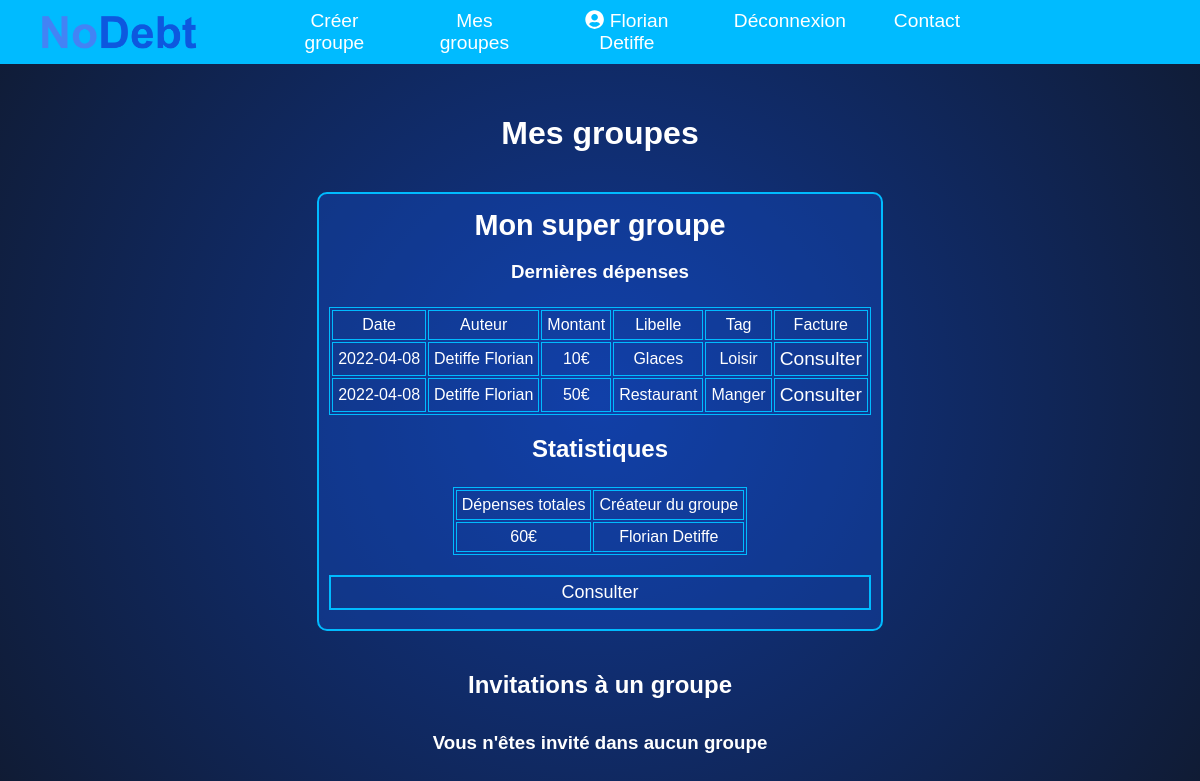
/myGroups.php (signed in), run on an earlier commit of the app's database.
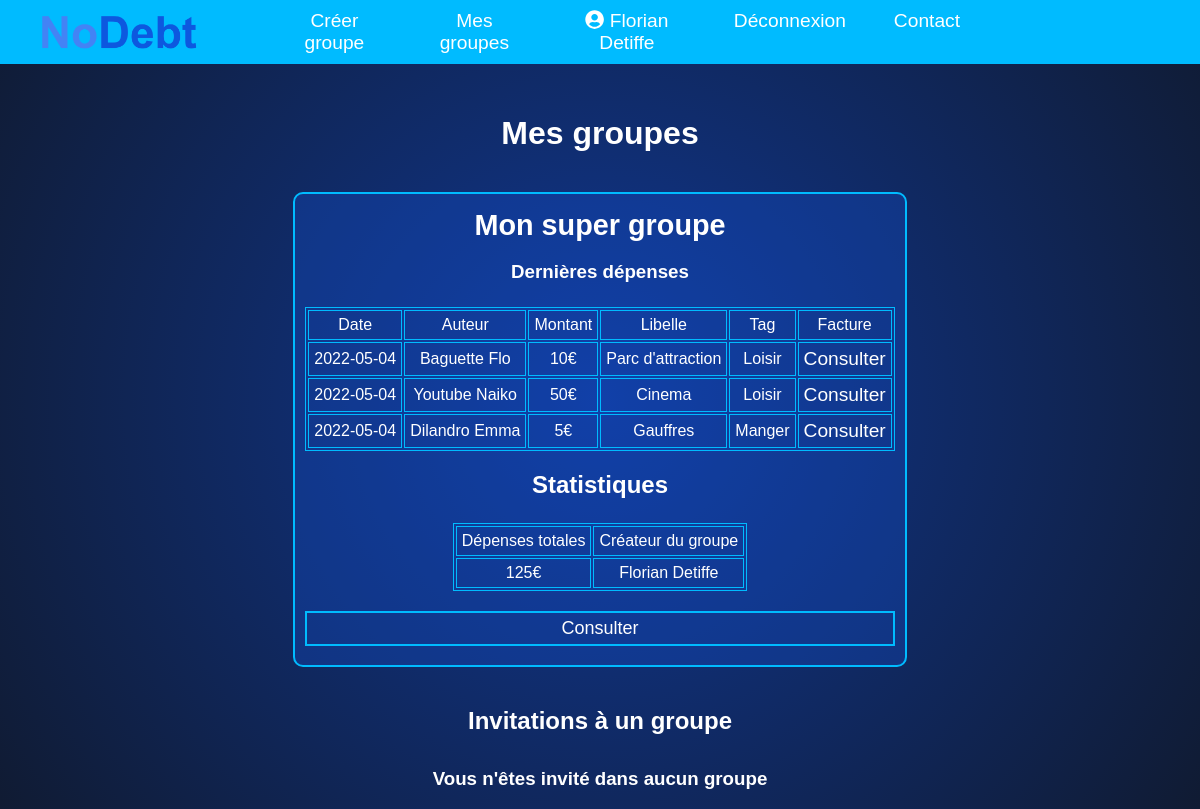
And on a later commit of the database.
### tables this page shows
CREATE TABLE `Participer` (
  `uid` int(11) NOT NULL,
  `gid` int(11) NOT NULL,
  `estConfirme` tinyint(1) DEFAULT NULL
);

CREATE TABLE `Groupe` (
  `gid` int(11) NOT NULL,
  `nom` text,
  `devise` varchar(20) DEFAULT NULL,
  `uid` int(11) DEFAULT NULL
);

CREATE TABLE `Depense` (
  `did` int(11) NOT NULL,
  `date` date DEFAULT NULL,
  `montant` int(11) DEFAULT NULL,
  `libelle` varchar(50) DEFAULT NULL,
  `gid` int(11) NOT NULL,
  `uid` int(11) NOT NULL,
  `tag` text
);

CREATE TABLE `Utilisateur` (
  `uid` int(11) NOT NULL,
  `courriel` varchar(256) NOT NULL,
  `nom` text,
  `prenom` text,
  `motPasse` text,
  `estActif` tinyint(1) DEFAULT NULL
);

### php/db_groupe.inc.php (called while the page is built, shortened)
<?php
class GroupeRepository {
    public function showGroups() {
        $result = null;
        try {
            $bdd = DBLink::connect2db(MYDB, $message);
            $result = $bdd->query("SELECT * FROM " . self::TABLE_NAME);
        } catch (Exception $e) {
            $message .= $e->getMessage() . '<br>';
        }
        return $result;
    }
}

### php/db_participe.inc.php (called while the page is built, shortened)
<?php
class ParticiperRepository {
    public function getParticipeByUserId($uid) {
        $result  = null;
        try {
            $bdd = DBLink::connect2db(MYDB, $message);
            $stmt = $bdd->prepare("SELECT * FROM ".self::TABLE_NAME." WHERE uid = :uid");
            $stmt->bindValue(':uid', $uid);
            if ($stmt->execute()){
                $result = $stmt->fetchAll(PDO::FETCH_CLASS, "Participer\Participer");
            }
        } catch(PDOException $e) {}
        return $result;
    }
}

### php/db_depense.inc.php (called while the page is built, shortened)
<?php
class DepenseRepository {
    public function getThreeLastDepenseByGid($gid) {
        $result  = null;
        try {
            $bdd = DBLink::connect2db(MYDB, $message);
            $stmt = $bdd->prepare("SELECT * FROM ".self::TABLE_NAME." WHERE gid = :gid ORDER BY date DESC LIMIT 3");
            $stmt->bindValue(':gid', $gid);
            if ($stmt->execute()){
                $result = $stmt->fetchAll(PDO::FETCH_CLASS, "Depense\Depense");
            }
        } catch(PDOException $e) {}
        return $result;
    }
    public function getTotalByGid($gid) {
        $result  = null;
        try {
            $bdd = DBLink::connect2db(MYDB, $message);
            $stmt = $bdd->prepare("SELECT SUM(montant) FROM ".self::TABLE_NAME." WHERE gid = :gid");
            $stmt->bindValue(':gid', $gid);
            if ($stmt->execute()){
                $result = $stmt->fetch(PDO::FETCH_NUM);
            }
        } catch(PDOException $e) {}
        return $result[0];
    }
}

### php/db_utilisateur.inc.php (called while the page is built, shortened)
<?php
class UtilisateurRepository {
    public function getUtilisateurById($uid) {
        $result = null;
        try {
            $bdd = DBLink::connect2db(MYDB, $message);
            $stmt = $bdd->prepare("SELECT * FROM " . self::TABLE_NAME . " WHERE uid = :uid");
            $stmt->bindValue(':uid', $uid);
            if ($stmt->execute()) {
                $result = $stmt->fetchObject("Utilisateur\Utilisateur");
            } else {
                $message .= 'Une erreur système est survenue.<br> Veuillez essayer à nouveau plus tard ou contactez l\'administrateur du site. (Code erreur: ' . $stmt->errorCode() . ')<br>';
            }
        } catch (PDOException $e) {
            $message .= $e->getMessage() . '<br>';
        }
        return $result;
    }
}

### myGroups.php (the view, shortened to what this page needs)
<?php
require_once 'php/db_groupe.inc.php';
require_once 'php/db_utilisateur.inc.php';
require_once 'php/db_participe.inc.php';
require_once 'php/db_depense.inc.php';
$groupRepository = new GroupeRepository();
$utilisateurRepository = new UtilisateurRepository();
$groups = $groupRepository->showGroups();
$participerRepository = new ParticiperRepository();
$participations = $participerRepository->getParticipeByUserId($_SESSION['uid']);
$depensesRepository = new DepenseRepository();
$inviteGroupsArray = null;
include("inc/header.inc.php");
?>
<main class="groupsMain">
    <h1>Mes groupes</h1>
    <section>
        <?php
        while ($group = $groups->fetch(PDO::FETCH_ASSOC)) {
            foreach ($participations as $participation) {
                if ($participation->uid == $_SESSION['uid'] && $participation->estConfirme && $group['gid'] == $participation->gid) {
                    $devise = "";
                    if (strcmp($group['devise'], "euro") == 0) {
                        $devise = "€";
                    } else {
                        $devise = "$";
                    }
                    $createur = $utilisateurRepository->getUtilisateurById($group['uid']);
                    $depenses = $depensesRepository->getThreeLastDepenseByGid($group['gid']);
                    echo '
            <article class="groupsSection">
            <h2><a href="group.php?gid=' . $group['gid'] . '">' . $group['nom'] . '</a></h2>
            <h3>Dernières dépenses</h3>
            <table class="groupsTab">
                <tr>
                    <td>Date</td>
                    <td>Auteur</td>
                    <td>Montant</td>
                    <td>Libelle</td>
                    <td>Tag</td>
                    <td>Facture</td>
                </tr>';
                    foreach ($depenses as $d) {
                        $u = $utilisateurRepository->getUtilisateurById($d->uid);
                        echo '
                <tr>
                    <td>' . $d->date . '</td>
                    <td>' . $u->nom . ' ' . $u->prenom . '</td>
                    <td>' . $d->montant . $devise . '</td>
                    <td>' . $d->libelle . '</td>
                    <td>' . $d->tag . '</td>
                    <td>
                        <a href="scan.php?did= ' . $d->did . '">Consulter</a>
                    </td>
                </tr>';
                    }
                    echo
                    '</table>';
                    $total = $depensesRepository->getTotalByGid($group['gid']);
                    echo '
            <h2>Statistiques</h2>
            <table class="groupsTab">
                <tr>
                    <td>Dépenses totales</td>
                    <td>Créateur du groupe</td>
                </tr>
                <tr>
                    <td>' . $total . $devise . '</td>
                    <td>' . $createur->prenom . ' ' . $createur->nom . '</td>
                </tr>
            </table>
            <a href="group.php?gid=' . $group['gid'] . '" class="btnConsult">Consulter</a>
        </article>
            ';
                }
            }
        }
        ?>
    </section>
    <h2>Invitations à un groupe</h2>
    <section>
        <?php
        if (sizeof($inviteGroupsArray) == 0) {
            echo '<h3>Vous n\'êtes invité dans aucun groupe</h3>';
        }
        ?>
    </section>
</main>
</body>
</html>

### inc/header.inc.php (shortened to what this page needs)
<!DOCTYPE html>
<html lang="fr">
<head>
    <link rel="stylesheet" type="text/css" href="css/styles.css">
</head>
<body>
<header>
    <a href="index.php"><img src="img/logo.png" alt="logo" class="logo"></a>
    <nav>
        <ul>
            <?php
            if(isset($_SESSION['uid'])) {
                echo'
                <li><a href="addGroup.php">Créer groupe</a></li>
                <li><a href="myGroups.php">Mes groupes</a></li>
                <li><a href="editProfile.php"><i class="fas fa-user-circle"></i>&nbsp;'. $_SESSION['prenom'] . ' ' . $_SESSION['nom'] .'</a></li>
                <li><a href="php/logout.php">Déconnexion</a></li>
                ';
            }
            ?>
            <li><a href="contact.php">Contact</a></li>
        </ul>
    </nav>
</header>

### css/styles.css (style rules this page uses)
html, .textbox input, textarea { color: white; }
body { margin: 0; padding: 0; height: 100vh; font-family: sans-serif; background: radial-gradient(circle, rgba(16,56,148,1) 0%, rgba(16,27,51,1) 100%); }
header { background: #00BBFF; text-align: center; width: 100%; position: fixed; z-index: 999; display: grid; grid-template-columns: 1fr auto minmax(600px, 3fr) 1fr; }
nav { all: unset; grid-column: 3 / 4; display: flex; justify-content: flex-end; align-items: center; }
nav ul { display: flex; margin: 0; padding: 0; list-style: none; }
nav li { margin-left: 3em; margin-bottom: 0; }
nav a { opacity: 1; position: relative; color: white; text-decoration: none; font-size: 1.2em; }
.logo { width: 10em; grid-column: 2 / 3; }
.groupsMain { padding-top: 100px; }
.groupsMain h1, h2 { text-align: center; margin: 15px; }
.groupsMain section { display: flex; justify-content: center; flex-wrap: wrap; }
.groupsSection { text-align: center; background-color: rgba(21, 83, 218, 0.29); margin: 25px; padding: 10px; border: 2px solid #00BBFF; border-radius: 10px; }
.groupsSection h2, .groupsSection li { margin-top: 5px; }
.groupsSection h3 { text-align: center; margin-bottom: 5px; }
.groupsTab { margin-top: 1.5em; margin-left: auto; margin-right: auto; }
.groupsTab, td { border: 1px solid #00BBFF; margin-bottom: 20px; }
.groupsTab td { padding: 5px; }
.groupsSection .btnConsult { display: block; text-align: center; border: 2px solid #00BBFF; color: white; padding: 5px; font-size: 18px; cursor: pointer; margin-bottom: 0.5em; }
.groupsSection a { opacity: 1; color: white; text-decoration: none; font-size: 1.2em; cursor: pointer; }

What changed in the data, as far as the page shows it:
computed for participer "Mon super groupe": loses depense (date "2022-04-08", uid.nom "Detiffe", uid.prenom "Florian", montant "10", gid.devise "€", libelle "Glaces", tag "Loisir"); loses depense (date "2022-04-08", uid.nom "Detiffe", uid.prenom "Florian", montant "50", gid.devise "€", libelle "Restaurant", tag "Manger"); total "60" → "125"
added depense: date "2022-05-04", uid.nom "Baguette", uid.prenom "Flo", montant "10", gid.devise "€", libelle "Parc d'attraction", tag "Loisir"
added depense: date "2022-05-04", uid.nom "Youtube", uid.prenom "Naiko", montant "50", gid.devise "€", libelle "Cinema", tag "Loisir"
added depense: date "2022-05-04", uid.nom "Dilandro", uid.prenom "Emma", montant "5", gid.devise "€", libelle "Gauffres", tag "Manger"
